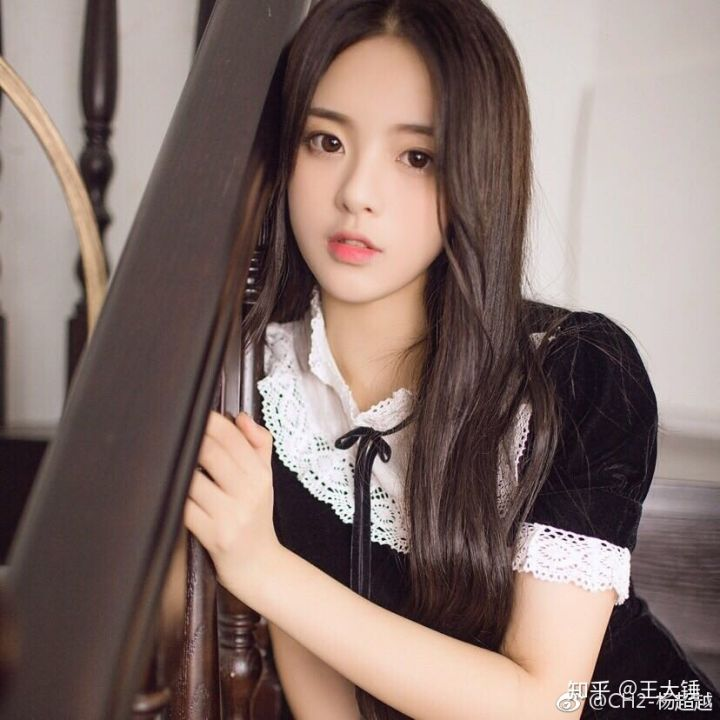
#> input picture ycy.jpg, 720 x 720 px
$ python -i txt.py   (imports and definitions only)
#> lines starting #> are read from the running program, lines starting #| are printed output that depends on the picture
# -*- coding: utf-8 -*-

import os
import pathlib
import bisect
import operator
import json
import re

import imageio
from PIL import Image, ImageDraw, ImageFont
from jinja2 import Template


base_dir = os.path.dirname(os.path.abspath(__file__))


class ImgToTxt(object):
    def __init__(self, image, out_dir='dest/', max_len=80):
        self.image = image
        self.out_dir = out_dir
        self.max_len = max_len  # 每行最大长度
        self.init()

    def init(self):
        self.image = Image.open(self.image)
        if self.image.format != 'PNG' and self.image.format != 'JPEG':
            raise Exception('图片格式不符合要求')
        try:
            pathlib.Path(self.out_dir).mkdir()
        except:
            pass

    # [32 lines left out: functions set_size, get_char, transform, not called in this run]

    def to_console(self, txt):
        raise NotImplemented

    def to_txt(self, data, name='out.txt'):
        with open(os.path.join(self.out_dir, name), 'w') as f:
            f.writelines(data)

    # [40 lines left out: functions to_json, to_image, to_html, not called in this run]

    def get_name(self, image):
        path = pathlib.Path(image.filename)
        return path.name.split('.')

    # [18 lines left out: function run, not called in this run]


class GifToTxt(ImgToTxt):
    # [31 lines left out: functions __init__, init, gif_to_png, not called in this run]

    def png_to_gif(self):
        pass

    # [11 lines left out: functions png_to_gif_save_1, png_to_gif_save_2, not called in this run]

    def to_console(self, txt):
        raise NotImplemented

    def to_txt(self, data, name='out.txt'):
        raise NotImplemented

    # [77 lines left out: functions to_json, to_image, to_html, run, not called in this run]


'''
The other way
'''
class Img2Txt(object):
    '''
    image to txt
    '''
    # [64 lines left out: functions __init__, init, get_char, transform, not called in this run]

    def get_name(self):
        path = pathlib.Path(self.image.filename)
        return path.name.split('.')

    def to_console(self, txt):
        print(txt)

    def to_txt(self, txt, name='out.txt'):
        with open(os.path.join(self.out_dir, name), 'w') as f:
            f.write(txt)

    # [45 lines left out: functions to_json, to_image, to_html, run, not called in this run]


class Gif2Txt(object):
    '''
    image to txt
    '''
    # [96 lines left out: functions __init__, init, get_char, transform, transform2, gif2png, not called in this run]

    def png2gif(self):
        pass

    # [11 lines left out: functions png2gif_save_1, png2gif_save_2, not called in this run]

    def to_txt(self, txt, name='out.txt'):
        return NotImplemented

    # [40 lines left out: functions to_json, to_image, to_html, not called in this run]

    def get_name(self):
        path = pathlib.Path(self.image.filename)
        return path.name.split('.')

    # [15 lines left out: function run, not called in this run]

>>> import cv2
>>> picture = cv2.imread('../ycy.jpg', cv2.IMREAD_GRAYSCALE)
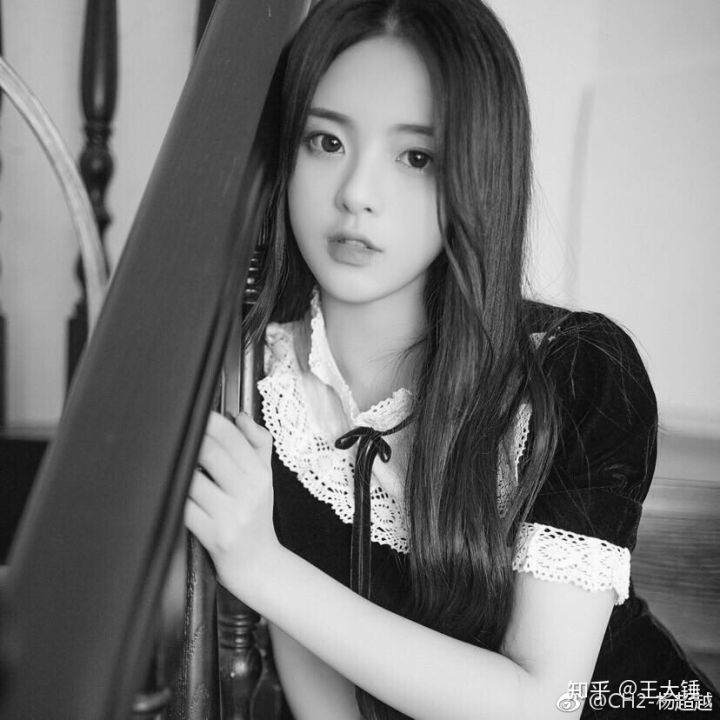
#> picture: shape (720, 720); min 0, max 255, mean 120.2
>>> result = ImgToTxt(picture).run()
#> (the run stopped early here; a loop or call above may not have finished)
